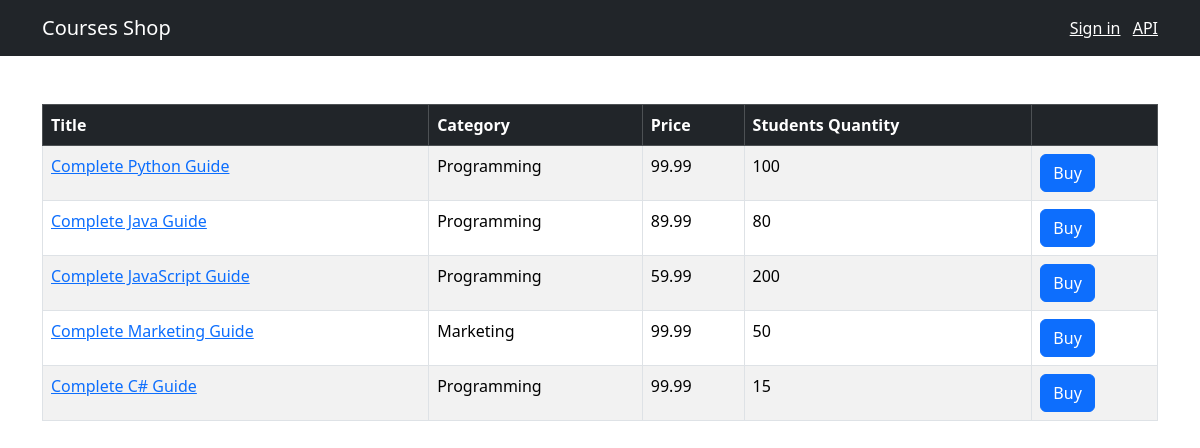
The page / on the database its author committed.
### shop/models.py (models this page shows, shortened)
class Course(models.Model):
    title = models.CharField(max_length=300)
    price = models.FloatField()
    students_qty = models.IntegerField()
    reviews = models.IntegerField()
    category = models.ForeignKey(Category, on_delete=models.CASCADE)
    created_at = models.DateTimeField(default=timezone.now)

class Category(models.Model):
    title = models.CharField(max_length=255)
    created_at = models.DateTimeField(default=timezone.now)
    class Meta:
        verbose_name_plural = 'Categories'
    def __str__(self):
        return self.title

### shop/views.py (the view)
# urls.py: path('', include(api.urls), name='index')
def index(request):
    courses = Course.objects.all()
    return render(request, 'shop/courses.html', {'courses': courses})

### templates/shop/courses.html (shortened to what this page needs)
{% extends 'base.html' %}
{%  block content %}
<table class="table mt-5 table-bordered table-striped table-hover">
    <thead class="table-dark">
        <tr>
            <th>Title</th>
            <th>Category</th>
            <th>Price</th>
            <th>Students Quantity</th>
            <th></th>
        </tr>
    </thead>
    <tbody>
    {% for course in courses %}
        <tr>
            <td>
                <a href={% url "shop:single_course" course.id %}> {{ course.title }}</a>
            </td>
            <td>{{ course.category }}</td>
            <td>{{ course.price }}</td>
            <td>{{ course.students_qty }}</td>
            <td><a class="btn btn-primary" href="{% url 'shop:cart_add' course.id %}">Buy</a></td>
        </tr>
    {% endfor %}
    </tbody>
</table>
{% endblock %}

### templates/base.html (shortened to what this page needs)
<!doctype html>
<html lang="en">
<head>
    <link href="https://cdn.jsdelivr.net/npm/bootstrap@5.3.3/dist/css/bootstrap.min.css" rel="stylesheet">
</head>
<body>
    <nav class="navbar navbar-dark bg-dark">
        <div class="container">
            <a class="navbar-brand" href={% url "shop:index" %}>Courses Shop</a>
            <span class="navbar-text">
            {% if user.is_authenticated %}
                 <a href="{% url 'users:profile' %}" class="me-2" target="_blank">Profile</a>
                {% if user.is_superuser or user.is_staff %}
                    <a href="{% url 'admin:index' %}" class="me-2" target="_blank">Admin</a>
                {% endif %}
                <a href="{% url 'users:logout' %}" class="me-2" target="_blank">Logout</a>
            {% else %}
                <a href="{% url 'users:register' %}" class="me-2" target="_blank">Sign in</a>
            {% endif%}
            <a href="/api/v1/" target="_blank">API</a>
        </span>
        </div>
    </nav>
    <main class="container">
        {% block content %} {% endblock %}
    </main>
</body>
</html>

### rows shown on the page
Course: title "Complete Python Guide", category "Programming", price "99.99", students_qty "100"
Course: title "Complete Java Guide", category "Programming", price "89.99", students_qty "80"
Course: title "Complete JavaScript Guide", category "Programming", price "59.99", students_qty "200"
Course: title "Complete Marketing Guide", category "Marketing", price "99.99", students_qty "50"
Course: title "Complete C# Guide", category "Programming", price "99.99", students_qty "15"
